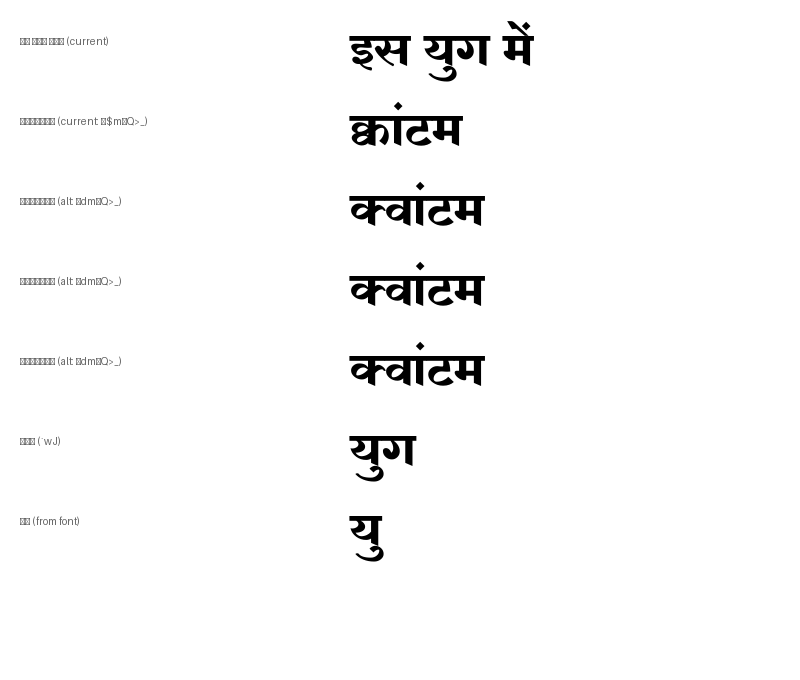

Write the Python code that produced this figure.
from PIL import Image, ImageDraw, ImageFont
import json

font_path = "/home/samuelvictor/Downloads/Shreelipi_4642.TTF"
font = ImageFont.truetype(font_path, 60)
font_small = ImageFont.load_default()

# Let's test words and their variations
words = [
    ("इस युग में (current)", "Bg `wJ _o§"),
    ("क्वांटम (current: ¹$m§Q>_)", "¹$m§Q>_"),
    ("क्वांटम (alt: Šdm§Q>_)", "Šdm§Q>_"),
    ("क्वांटम (alt: Šdm§Q>_)", "Šdm§Q>_"),
    ("क्वांटम (alt: Šdm§Q>_)", "Šdm§Q>_"),
    ("युग (`wJ)", "`wJ"),
    ("यु (from font)", "`w"),
]

img = Image.new('RGB', (800, len(words)*90 + 50), color=(255, 255, 255))
draw = ImageDraw.Draw(img)

y = 20
for label, txt in words:
    draw.text((20, y+15), label, fill=(100, 100, 100))
    draw.text((350, y), txt, font=font, fill=(0, 0, 0))
    y += 80

img.save('scratch/test_render_yug_quant.png')
print('Saved scratch/test_render_yug_quant.png')
